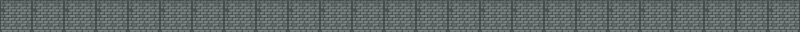

Rendered tile map (Tiled .tmx) drawn with the repository's tilesets; below, a short description and the map source with its tile grids summarised:
An orthogonal 25x1 tile map with 32x32 px tiles, 1 tile layer (Livello tile 1).

<map version="1.10" tiledversion="1.11.2" orientation="orthogonal" renderorder="right-down" width="25" height="1" tilewidth="32" tileheight="32" infinite="0" nextlayerid="2" nextobjectid="1">
 <tileset firstgid="1" source="../../tilesets/wall.tsx" />
 <layer id="1" name="Livello tile 1" width="25" height="1">
  <data>[25 cells, 25 non-empty, 1 distinct tile ids]</data>
 </layer>
</map>